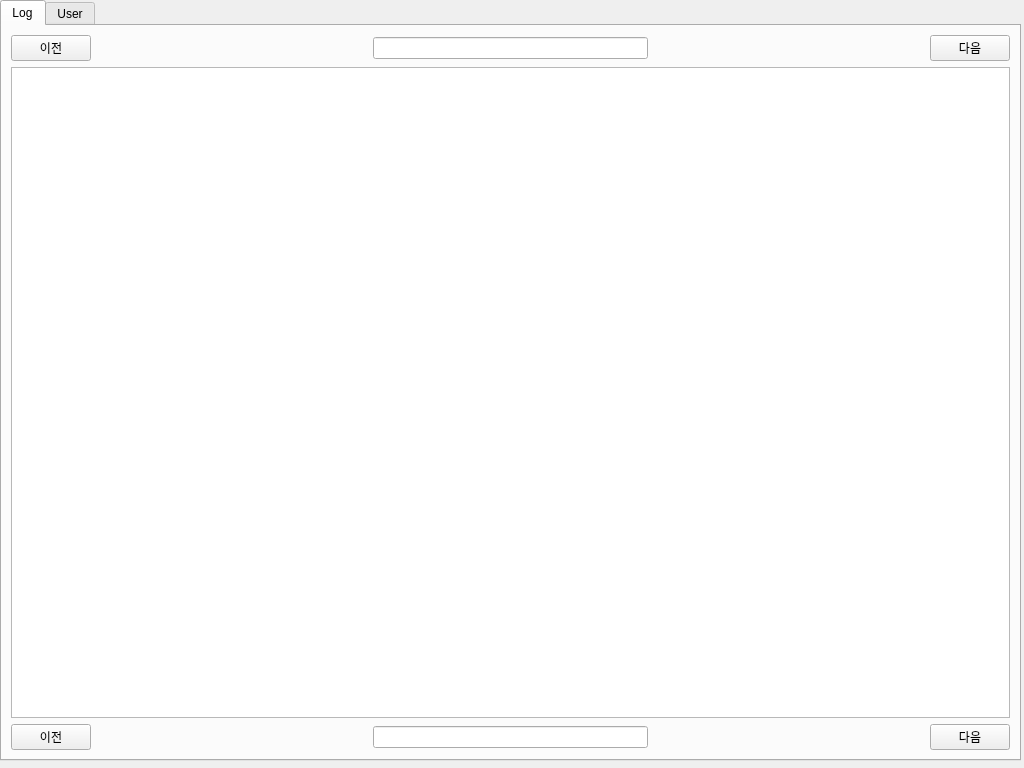
<?xml version="1.0" encoding="UTF-8"?>
<ui version="4.0">
 <class>logMonForm</class>
 <widget class="QWidget" name="logMonForm">
  <property name="geometry">
   <rect>
    <x>0</x>
    <y>0</y>
    <width>1024</width>
    <height>768</height>
   </rect>
  </property>
  <property name="windowTitle">
   <string>Form</string>
  </property>
  <widget class="QTabWidget" name="tabWidget">
   <property name="geometry">
    <rect>
     <x>0</x>
     <y>0</y>
     <width>1021</width>
     <height>761</height>
    </rect>
   </property>
   <property name="currentIndex">
    <number>0</number>
   </property>
   <widget class="QWidget" name="logTab_2">
    <attribute name="title">
     <string>Log</string>
    </attribute>
    <layout class="QVBoxLayout" name="verticalLayout_3">
     <item>
      <layout class="QHBoxLayout" name="horizontalLayout_3">
       <item>
        <widget class="QPushButton" name="beforeBtn">
         <property name="text">
          <string>이전</string>
         </property>
        </widget>
       </item>
       <item>
        <spacer name="horizontalSpacer_5">
         <property name="orientation">
          <enum>Qt::Horizontal</enum>
         </property>
         <property name="sizeHint" stdset="0">
          <size>
           <width>40</width>
           <height>20</height>
          </size>
         </property>
        </spacer>
       </item>
       <item>
        <widget class="QLineEdit" name="pageEdit">
         <property name="alignment">
          <set>Qt::AlignCenter</set>
         </property>
        </widget>
       </item>
       <item>
        <spacer name="horizontalSpacer_6">
         <property name="orientation">
          <enum>Qt::Horizontal</enum>
         </property>
         <property name="sizeHint" stdset="0">
          <size>
           <width>40</width>
           <height>20</height>
          </size>
         </property>
        </spacer>
       </item>
       <item>
        <widget class="QPushButton" name="nextBtn">
         <property name="text">
          <string>다음</string>
         </property>
        </widget>
       </item>
      </layout>
     </item>
     <item>
      <widget class="QTableView" name="logTableView">
       <property name="editTriggers">
        <set>QAbstractItemView::NoEditTriggers</set>
       </property>
       <property name="alternatingRowColors">
        <bool>true</bool>
       </property>
       <property name="selectionBehavior">
        <enum>QAbstractItemView::SelectRows</enum>
       </property>
       <attribute name="horizontalHeaderDefaultSectionSize">
        <number>50</number>
       </attribute>
       <attribute name="verticalHeaderVisible">
        <bool>false</bool>
       </attribute>
      </widget>
     </item>
     <item>
      <layout class="QHBoxLayout" name="horizontalLayout_4">
       <item>
        <widget class="QPushButton" name="beforeBtn2">
         <property name="text">
          <string>이전</string>
         </property>
        </widget>
       </item>
       <item>
        <spacer name="horizontalSpacer_7">
         <property name="orientation">
          <enum>Qt::Horizontal</enum>
         </property>
         <property name="sizeHint" stdset="0">
          <size>
           <width>40</width>
           <height>20</height>
          </size>
         </property>
        </spacer>
       </item>
       <item>
        <widget class="QLineEdit" name="pageLineEdit_4">
         <property name="alignment">
          <set>Qt::AlignCenter</set>
         </property>
        </widget>
       </item>
       <item>
        <spacer name="horizontalSpacer_8">
         <property name="orientation">
          <enum>Qt::Horizontal</enum>
         </property>
         <property name="sizeHint" stdset="0">
          <size>
           <width>40</width>
           <height>20</height>
          </size>
         </property>
        </spacer>
       </item>
       <item>
        <widget class="QPushButton" name="nextBtn2">
         <property name="text">
          <string>다음</string>
         </property>
        </widget>
       </item>
      </layout>
     </item>
    </layout>
   </widget>
   <widget class="QWidget" name="userTab">
    <attribute name="title">
     <string>User</string>
    </attribute>
    <layout class="QVBoxLayout" name="verticalLayout_2"/>
   </widget>
  </widget>
 </widget>
 <resources/>
 <connections>
  <connection>
   <sender>pageEdit</sender>
   <signal>textChanged(QString)</signal>
   <receiver>pageLineEdit_4</receiver>
   <slot>setText(QString)</slot>
   <hints>
    <hint type="sourcelabel">
     <x>497</x>
     <y>51</y>
    </hint>
    <hint type="destinationlabel">
     <x>514</x>
     <y>727</y>
    </hint>
   </hints>
  </connection>
 </connections>
</ui>
